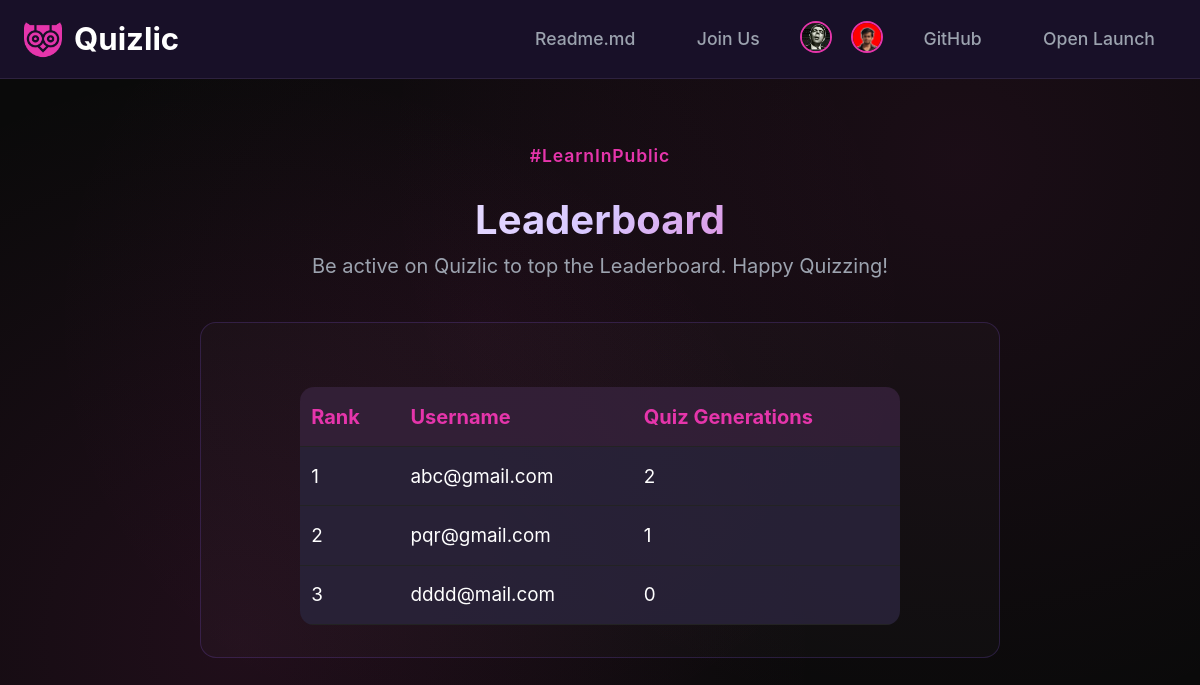
The page /leaderboard on the database as committed earlier.
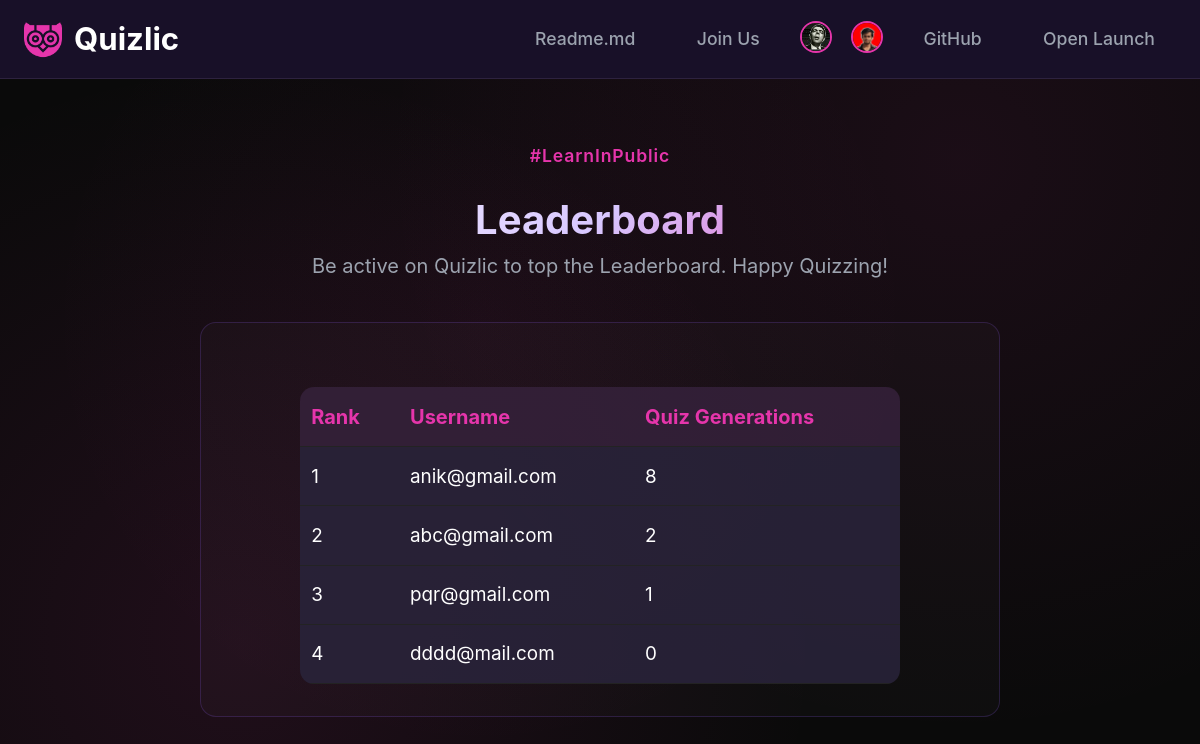
The same page on the database as committed later.
### db.py (models this page shows)
class User(Base):
    __tablename__ = "users"
    id = Column(Integer, primary_key=True, index=True)
    username = Column(String, unique=True, index=True, nullable=False)
    hashed_password = Column(String, nullable=False)
    email = Column(String, nullable=False)
    generation_count = Column(Integer, default=0)

### app.py (the view)
@app.get("/leaderboard", response_class=HTMLResponse)
def leaderboard(request: Request):
    db = SessionLocal()
    users = db.query(DBUser).order_by(DBUser.generation_count.desc()).all()
    db.close()
    return templates.TemplateResponse(
        "leaderboard.html",
        {
            "request": request,
            "users": users
        }
    )

### templates/leaderboard.html (shortened to what this page needs)
<!DOCTYPE html>
<html>
<head>
    <link rel="stylesheet" href="/static/styles.css">
</head>
<body>
    <header class="header">
        <div class="logo">
            <a href="/quiz" style="display: flex; align-items: center; gap: 0.5em; text-decoration: none;">
                <img src="/static/logo-3.png" alt="Quizlic Logo" class="logo-icon">
                <span style="color: #fff; font-size: 1.3em; font-weight: 700;">Quizlic</span>
            </a>
        </div>
        <nav class="nav" id="main-nav">
            <a href="https://github.com/abhirajadhikary06/Quizlic/blob/main/README.md" class="nav-link">Readme.md</a>
            <a href="https://chat.whatsapp.com/JbALaLcvsHI1d5yo3k5D3N" class="nav-link">Join Us</a>
            <a href="https://github.com/abhirajadhikary06" class="avatar-link">
                <img src="/static/avatar1.png" alt="abhirajadhikary06">
            </a>
            <a href="https://github.com/anikchand461" class="avatar-link">
                <img src="/static/avatar2.jpg" alt="anikchand461">
            </a>
            <a href="https://github.com/abhirajadhikary06/Quizlic" class="nav-btn">GitHub</a>
            <a href="https://open-launch.com/projects/Quizlic" class="nav-btn">Open Launch</a>
        </nav>
    </header>
    <div class="main-content">
        <div class="hashtag" style="text-align:center; margin-top:1.5em;">#LearnInPublic</div>
        <h1 class="hero-title" style="text-align:center; font-size:2.5em; margin-bottom:0.2em;">Leaderboard</h1>
        <p class="hero-description" style="text-align:center; margin-bottom:2em;">
            Be active on Quizlic to top the Leaderboard. Happy Quizzing!
        </p>
        <div class="quiz-container">
            <table class="leaderboard-table">
                <thead>
                    <tr>
                        <th>Rank</th>
                        <th>Username</th>
                        <th>Quiz Generations</th>
                    </tr>
                </thead>
                <tbody>
                    {% for user in users %}
                    <tr>
                        <td>{{ loop.index }}</td>
                        <td>{{ user.username }}</td>
                        <td>{{ user.generation_count }}</td>
                    </tr>
                    {% endfor %}
                </tbody>
            </table>
        </div>
    </div>
</body>
</html>

### static/styles.css (style rules this page uses)
* { margin: 0; padding: 0; box-sizing: border-box; }
body { font-family: -apple-system, BlinkMacSystemFont, 'Segoe UI', Roboto, sans-serif; background: #0a0a0a; background-image: radial-gradient(circle at 20% 80%, rgba(229, 53, 171, 0.1) 0%, transparent 50%), radial-gradient(circle at 80% 20%, rgba(229, 53, 171, 0.08) 0%, transparent 50%), radial-gradient(circle at 40% 40%, rgba(229, 53, 171, 0.05) 0%, transparent 50%); color: #ffffff; min-height: 100vh; overflow-x: hidden; }
.header { display: flex; justify-content: space-between; align-items: center; padding: 1rem 2rem; border-bottom: 1px solid #1a1a1a; }
.logo { display: flex; align-items: center; gap: 0.75rem; font-size: 1.5rem; font-weight: 600; color: #ffffff; }
.logo-icon { width: 32px; height: 32px; border-radius: 8px; }
.nav { display: flex; gap: 2rem; align-items: center; }
.nav a { color: #9ca3af; text-decoration: none; font-weight: 500; transition: color 0.2s; }
.main-content { max-width: 1200px; margin: 0 auto; padding: 4rem 2rem; text-align: center; }
.hashtag { display: inline-block; color: #e535ab; font-weight: 600; font-size: 1.1rem; margin-bottom: 2rem; letter-spacing: 0.05em; }
.hero-title { font-size: 5rem; font-weight: bold; margin-bottom: 1.5rem; background: linear-gradient(135deg, #ffffff 0%, #d8c7ff 50%, #e535ab 100%); -webkit-background-clip: text; -webkit-text-fill-color: transparent; background-clip: text; line-height: 1.1; }
.hero-description { font-size: 1.25rem; color: #9ca3af; margin-bottom: 3rem; max-width: 600px; margin-left: auto; margin-right: auto; line-height: 1.6; }
.quiz-container { max-width: 800px; margin: 0 auto; background: rgba(255, 255, 255, 0.02); border: 1px solid rgba(139, 92, 246, 0.2); border-radius: 16px; padding: 2rem; }

### templates/leaderboard.html (style rules this page uses)
body { overflow-x: hidden; }
.main-content { margin-top: 2.5em; max-width: 900px; margin-left: auto; margin-right: auto; padding: 0 1.2em; }
.quiz-container { width: 100%; overflow-x: auto; display: flex; justify-content: center; }
.leaderboard-table { width: 100%; max-width: 600px; border-collapse: collapse; margin-top: 2rem; min-width: 320px; background: rgba(36, 31, 46, 0.85); border-radius: 14px; overflow: hidden; }
.leaderboard-table th, .leaderboard-table td { padding: 1.1rem 0.7rem; border-bottom: 1px solid #232323; text-align: left; font-size: 1.25em; }
.leaderboard-table th { background: rgba(229,53,171,0.08); color: #e535ab; font-size: 1.25em; }
.leaderboard-table td { background: rgba(139,92,246,0.05); color: #fff; font-size: 1.18em; }
.header { display: flex; align-items: center; justify-content: space-between; padding: 1em 1.5em; background: #181028; border-bottom: 1px solid #2d223f; position: relative; }
.logo { display: flex; align-items: center; gap: 0.5em; }
.logo-icon { width: 38px; height: 38px; border-radius: 8px; }
.nav { display: none; position: absolute; top: 100%; right: 1.5em; background: #181028; flex-direction: column; width: 200px; box-shadow: 0 4px 24px rgba(24,16,40,0.10); border-radius: 0 0 12px 12px; z-index: 110; padding: 1em 0; gap: 0.5em; }
.nav-link, .nav-btn { color: #fff; text-decoration: none; font-weight: 600; font-size: 1.1em; padding: 0.7em 1.2em; border-radius: 8px; transition: background 0.2s, color 0.2s; text-align: left; }
.avatar-link img { width: 32px; height: 32px; border-radius: 50%; border: 2px solid #e535ab; }
@media (min-width: 900px) { .nav { display: flex !important; position: static; flex-direction: row; background: none; box-shadow: none; width: auto; border-radius: 0; padding: 0; gap: 1.2em; align-items: center; } }

Rows that differ between the two databases and show on the page:
added User: username "anik@gmail.com", generation_count "8"
